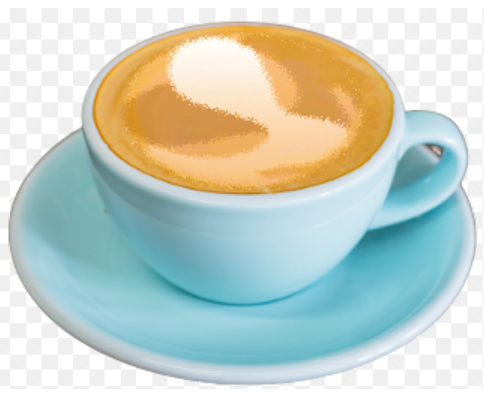
#> input picture inventory/assets/menu_samples/coffee.png, 484 x 393 px, found by its file name
$ python -i menu_product_art.py   (imports and definitions only)
#> lines starting #> are read from the running program, lines starting #| are printed output that depends on the picture
#> in _from_asset, `base = _canvas()`: base: PIL image 512x512 RGBA; every value is 0
"""
Product-style menu images: transparent PNG, centered item, soft shadow (POS cutout look).
"""
from __future__ import annotations

from io import BytesIO
from pathlib import Path

SIZE = 512
_ASSETS = Path(__file__).resolve().parent.parent / 'assets' / 'menu_samples'


def _canvas() -> 'Image.Image':
    from PIL import Image
    return Image.new('RGBA', (SIZE, SIZE), (0, 0, 0, 0))


def _shadow(draw, cx: int, cy: int, rx: int, ry: int, alpha: int = 55):
    draw.ellipse([cx - rx, cy - ry, cx + rx, cy + ry], fill=(15, 23, 42, alpha))


def _paste_centered(base: 'Image.Image', overlay: 'Image.Image', scale: float = 0.72):
#> called with scale = 0.78
    from PIL import Image
    max_side = int(SIZE * scale)
    ow, oh = overlay.size
#> ow = 484; oh = 393
    ratio = min(max_side / ow, max_side / oh)
#> ratio = 0.824
    nw, nh = max(1, int(ow * ratio)), max(1, int(oh * ratio))
#> nw = 399; nh = 323
    resized = overlay.resize((nw, nh), Image.Resampling.LANCZOS)
    x = (SIZE - nw) // 2
#> x = 56
    y = (SIZE - nh) // 2 - int(SIZE * 0.04)
#> y = 74
    if resized.mode != 'RGBA':
        resized = resized.convert('RGBA')
    base.alpha_composite(resized, (x, y))
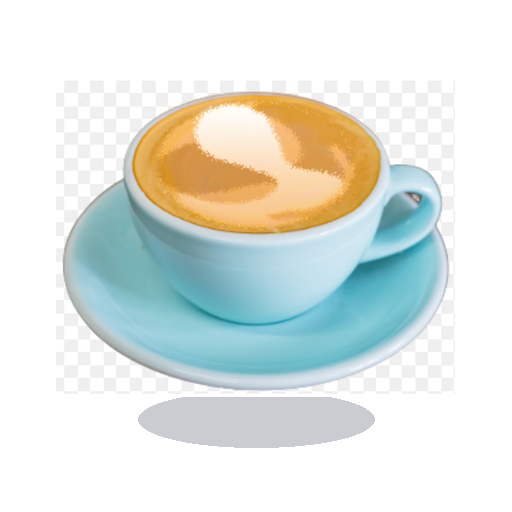
#> base: PIL image 512x512 RGBA; mean R, G, B, A 97.3, 103.2, 98.9, 127.5; transparent parts drawn white


def _finish(img: 'Image.Image') -> bytes:
    buf = BytesIO()
    img.save(buf, format='PNG', optimize=True)
    return buf.getvalue()


def _draw_plate(draw, cx: int, cy: int, r: int):
    draw.ellipse([cx - r, cy - r, cx + r, cy + r], fill=(248, 250, 252, 255))
    draw.ellipse([cx - r + 8, cy - r + 10, cx + r - 8, cy + r - 6], fill=(241, 245, 249, 255))


def _from_asset(name: str, scale: float = 0.78) -> bytes | None:
    path = _ASSETS / name
    if not path.is_file():
        return None
    from PIL import Image, ImageDraw
    base = _canvas()
    draw = ImageDraw.Draw(base)
    _shadow(draw, SIZE // 2, int(SIZE * 0.82), 118, 28)
    photo = Image.open(path).convert('RGBA')
    _paste_centered(base, photo, scale=scale)
    return _finish(base)


# [9 lines left out: function _draw_breakfast_paratha, not called in this run]


def _draw_toast(draw, cx: int, cy: int):
    draw.rounded_rectangle([cx - 70, cy - 50, cx + 70, cy + 40], radius=14, fill=(180, 83, 9, 255))
    draw.rounded_rectangle([cx - 58, cy - 40, cx + 58, cy + 28], radius=10, fill=(245, 158, 11, 255))


# [26 lines left out: functions _draw_rice_plate, _draw_biryani, _draw_samosa, not called in this run]


def _draw_roll(draw, cx: int, cy: int):
    draw.rounded_rectangle([cx - 88, cy - 28, cx + 88, cy + 28], radius=28, fill=(254, 243, 199, 255))
    draw.rounded_rectangle([cx - 72, cy - 18, cx + 72, cy + 18], radius=20, fill=(248, 113, 113, 255))


# [70 lines left out: functions _draw_tea_cup, _draw_juice_glass, _draw_payesh, _draw_thali, _render_drawn, not called in this run]


ITEM_ART = {
    'BRK001': 'paratha',
    'BRK002': 'toast',
    'LUN001': 'rice_chicken',
    'LUN002': 'rice_fish',
    'LUN003': 'rice_veg',
    'LUN004': 'biryani',
    'DIN001': 'curry_rice',
    'SNK001': 'samosa',
    'SNK002': 'roll',
    'BEV001': 'tea',
    'BEV002': 'coffee_asset',
    'BEV003': 'juice',
    'DES001': 'payesh',
    'SPL001': 'thali',
    'CMB001': 'combo',
}


# [14 lines left out: function render_menu_product_image, not called in this run]

>>> result = _from_asset('../assets/menu_samples/coffee.png')
